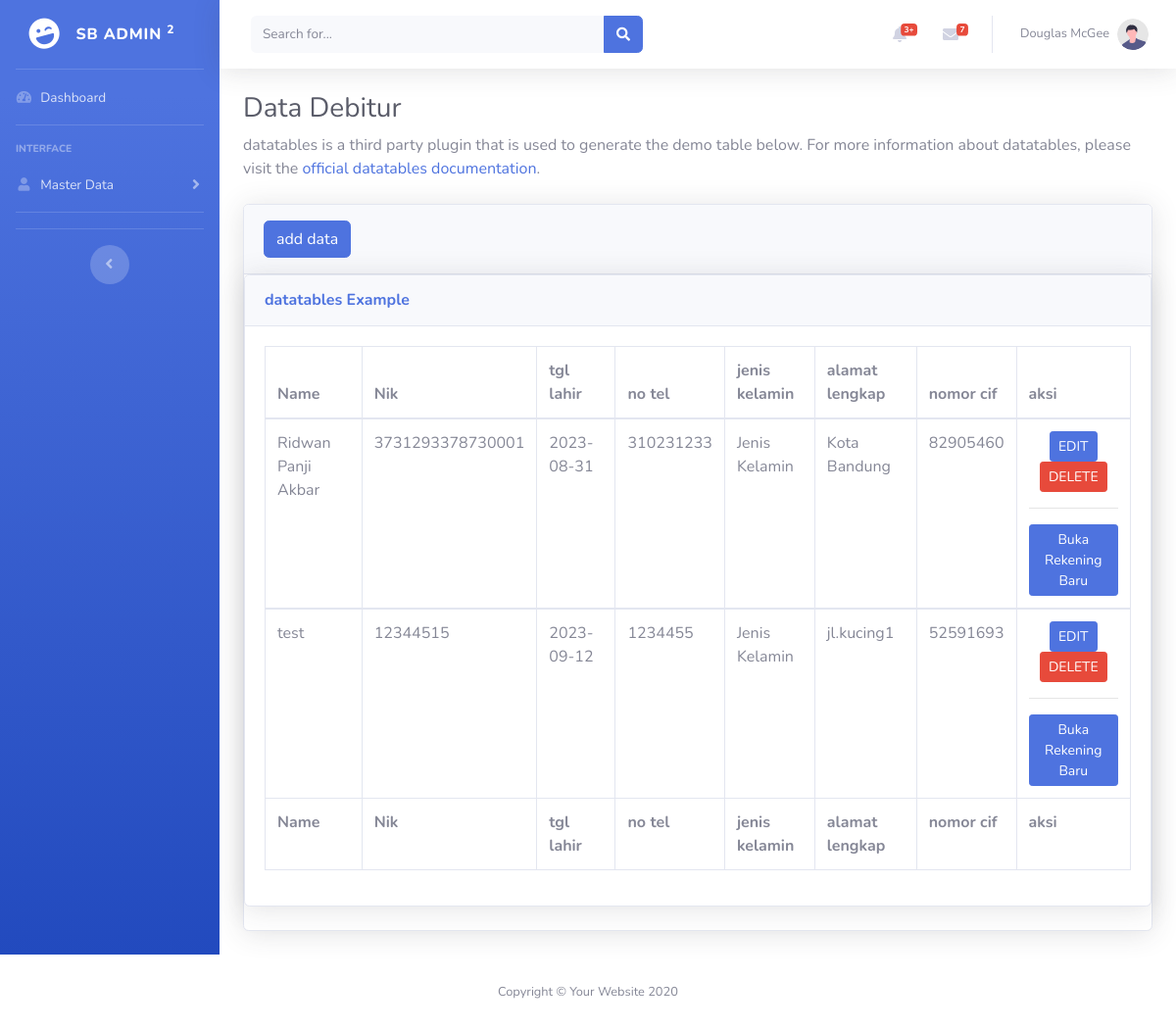
The page /index.php/dashboard/dataDebitur on the database its author committed.
### tables this page shows
CREATE TABLE `customer` (
  `id_debitur` int(11) NOT NULL,
  `nama_debitur` varchar(32) NOT NULL,
  `NIK` bigint(255) NOT NULL,
  `tgl_lahir` date NOT NULL,
  `nomor_telepon` bigint(255) NOT NULL,
  `jenis_kelamin` varchar(16) NOT NULL,
  `alamat_lengkap` varchar(255) NOT NULL,
  `nomor_cif` int(16) NOT NULL
);

### application/controllers/dashboard.php (called while the page is built, shortened)
<?php
class dashboard extends CI_Controller {
	public function __construct() {
		$this->load->library('form_validation');
		$this->load->model('select');
    }
    public function dataDebitur()
    {
        $data['h']=$this->select->selectdatadebitur();
		$data['cif_number'] = str_pad(mt_rand(8,99999999),8,'0',STR_PAD_LEFT);
		$this->load->view('templates/header');
		$this->load->view('templates/menu');
        $this->load->view('home/dataDebitur', $data);
		$this->load->view('templates/footer');
    }
}

### index.php (called while the page is built, shortened)
<?php
require_once BASEPATH.'core/CodeIgniter.php';

### application/models/select.php (called while the page is built, shortened)
<?php
   class Select extends CI_Model
   {
      public function selectdatadebitur()
      {
         $query = $this->db->get('customer');
         return $query->result();
      }
}
?>

### application/views/home/dataDebitur.php (the view, shortened to what this page needs)
        <div id="content">
            <nav class="navbar navbar-expand navbar-light bg-white topbar mb-4 static-top shadow">
                <form
                    class="d-none d-sm-inline-block form-inline mr-auto ml-md-3 my-2 my-md-0 mw-100 navbar-search">
                    <div class="input-group">
                        <input type="text" class="form-control bg-light border-0 small" placeholder="Search for..."
                            aria-label="Search" aria-describedby="basic-addon2">
                        <div class="input-group-append">
                            <button class="btn btn-primary" type="button">
                                <i class="fas fa-search fa-sm"></i>
                            </button>
                        </div>
                    </div>
                </form>
                <ul class="navbar-nav ml-auto">
                    <li class="nav-item dropdown no-arrow mx-1">
                        <a class="nav-link dropdown-toggle" href="#" id="alertsDropdown" role="button"
                            data-toggle="dropdown" aria-haspopup="true" aria-expanded="false">
                            <i class="fas fa-bell fa-fw"></i>
                            <span class="badge badge-danger badge-counter">3+</span>
                        </a>
                    </li>
                    <li class="nav-item dropdown no-arrow mx-1">
                        <a class="nav-link dropdown-toggle" href="#" id="messagesDropdown" role="button"
                            data-toggle="dropdown" aria-haspopup="true" aria-expanded="false">
                            <i class="fas fa-envelope fa-fw"></i>
                            <span class="badge badge-danger badge-counter">7</span>
                        </a>
                    </li>
                    <li class="nav-item dropdown no-arrow">
                        <a class="nav-link dropdown-toggle" href="#" id="userDropdown" role="button"
                            data-toggle="dropdown" aria-haspopup="true" aria-expanded="false">
                            <span class="mr-2 d-none d-lg-inline text-gray-600 small">Douglas McGee</span>
                            <img class="img-profile rounded-circle"
                                src="img/undraw_profile.svg">
                        </a>
                    </li>
                </ul>
            </nav>
            <div class="container-fluid">
                <h1 class="h3 mb-2 text-gray-800">Data Debitur</h1>
                <p class="mb-4">datatables is a third party plugin that is used to generate the demo table below.
                    For more information about datatables, please visit the <a target="_blank"
                        href="https://datatables.net">official datatables documentation</a>.</p>
                <div class="card shadow mb-4">
                    <div class="card-header py-3">
                    <button type="button" class="btn btn-primary" data-toggle="modal" data-target="#modal-add" aria-hidden="true">add data</button>
                </div>
                <div class="card shadow mb-4">
                    <div class="card-header py-3">
                        <h6 class="m-0 font-weight-bold text-primary">datatables Example</h6>
                    </div>
                    <div class="card-body">
                        <div class="table-responsive">
                            <table class="table table-bordered" id="dataTable" width="100%" cellspacing="0">
                                <thead>
                                    <tr>
                                        <th>Name</th>
                                        <th>Nik</th>
                                        <th>tgl lahir</th>
                                        <th>no tel</th>
                                        <th>jenis kelamin</th>
                                        <th>alamat lengkap</th>
                                        <th>nomor cif</th>
                                        <th>aksi</th>
                                    </tr>
                                </thead>
                                <tfoot>
                                    <tr>
                                    <th>Name</th>
                                        <th>Nik</th>
                                        <th>tgl lahir</th>
                                        <th>no tel</th>
                                        <th>jenis kelamin</th>
                                        <th>alamat lengkap</th>
                                        <th>nomor cif</th>
                                        <th>aksi</th>
                                    </tr>
                                </tfoot>
                                <?php
                                     foreach ($h as $row){
                                ?><tbody>
                                    <tr>
                                        <td><?php echo $row->nama_debitur;?></td>
                                        <td><?php echo $row->NIK;?></td>
                                        <td><?php echo $row->tgl_lahir;?></td>
                                        <td><?php echo $row->nomor_telepon;?></td>
                                        <td><?php echo $row->jenis_kelamin;?></td>
                                        <td><?php echo $row->alamat_lengkap;?></td>
                                        <td><?php echo $row->nomor_cif;?></td>
                                        <td class="text-center">
                                                <a href="<?php echo site_url('dashboard/editData/'). $row->nomor_cif?>" class="btn btn-sm btn-primary">EDIT</a>
                                                <a href="<?php echo site_url('dashboard/hapusData/'). $row->nomor_cif ?>" class="btn btn-sm btn-danger" onclick="return confirm('Apakah Anda Yakin DATA Akan Di Hapus?')">DELETE</a>
                                                <br>
                                                <hr>
                                                <a href="<?php echo site_url('dashboard/pembukaanRekening/'). $row->nomor_cif?>" class="btn btn-sm btn-primary">Buka Rekening Baru</a>
                                            </td>
                                </tbody><?php } ?>
                            </table>
                        </div>
                    </div>
                </div>
            </div>
        </div>
    </div>
</div>

### rows shown on the page
customer: nama_debitur "Ridwan Panji Akbar", NIK "3731293378730001", tgl_lahir "2023-08-31", nomor_telepon "310231233", jenis_kelamin "Jenis Kelamin", alamat_lengkap "Kota Bandung", nomor_cif "82905460"
customer: nama_debitur "test", NIK "12344515", tgl_lahir "2023-09-12", nomor_telepon "1234455", jenis_kelamin "Jenis Kelamin", alamat_lengkap "jl.kucing1", nomor_cif "52591693"
